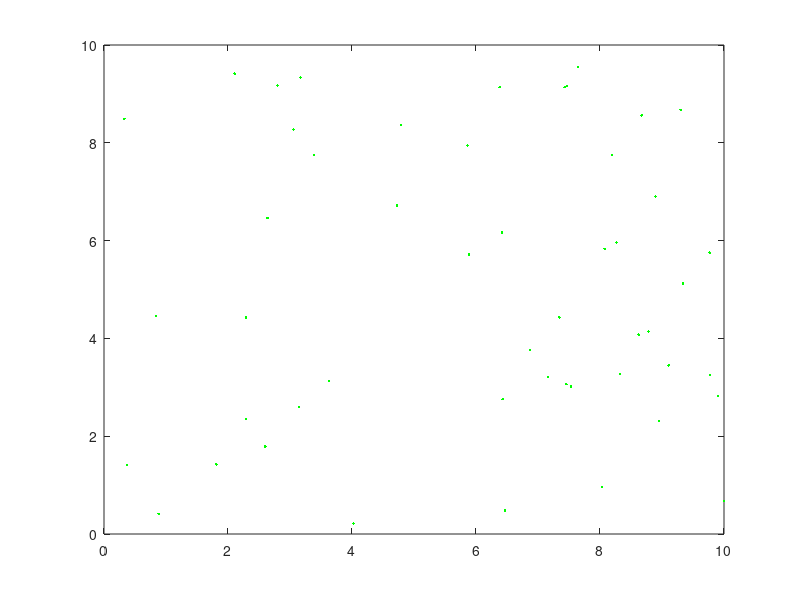

MATLAB code for this plot: (Note: this script raises an error after producing the figure.)
function test_Xrot()
          X = 10*rand(2,50);              % generate 50 random points in 2D
         figure(1); clf;                 % display a figure and clear it.
         plot(X(1,:),X(2,:),'g.');       % plot the original points as green dots
         Xrot = rotate(X,45);            % rotate the points by 45 degrees counterclockwise
         hold on;                        % tell matlab to not clear the figure when plotting additional points
         plot(Xrot(1,:),Xrot(2,:),'r.'); % plot the rotated points on the same figure
end